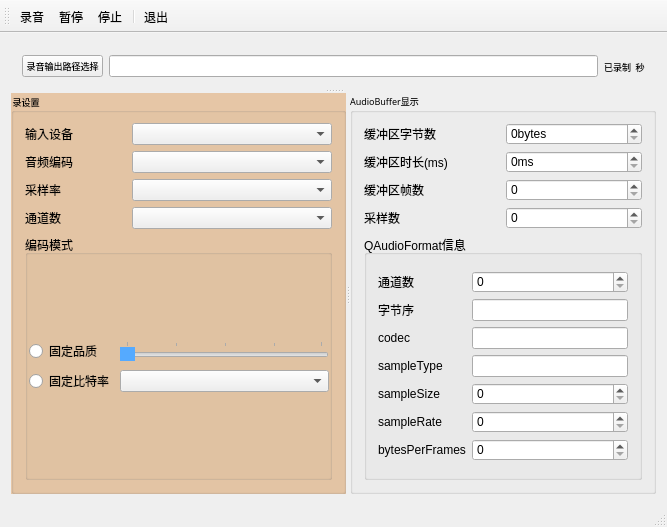
<?xml version="1.0" encoding="UTF-8"?>
<ui version="4.0">
 <class>MainWindow</class>
 <widget class="QMainWindow" name="MainWindow">
  <property name="geometry">
   <rect>
    <x>0</x>
    <y>0</y>
    <width>667</width>
    <height>527</height>
   </rect>
  </property>
  <property name="font">
   <font>
    <family>Sarasa UI SC</family>
   </font>
  </property>
  <property name="windowTitle">
   <string>MainWindow</string>
  </property>
  <property name="styleSheet">
   <string notr="true">QWideget#centralWidget{
	background-color : rgb(255, 170, 127);
}
QLineEdit#lineEdit:hover{
	color:rgb(85, 255, 0);
	background-color:rgb(0, 85, 255)
}
QGroupBox#groupBox{
	
	font: 7pt &quot;更纱黑体 UI SC&quot;;
		background-color:rgb(230, 198, 166);
}
QLabel
{
	
	font: 7pt &quot;更纱黑体 UI SC&quot;;
}
QRadioButton
{
	font: 7pt &quot;更纱黑体 UI SC&quot;;
}</string>
  </property>
  <widget class="QWidget" name="centralWidget">
   <property name="styleSheet">
    <string notr="true"/>
   </property>
   <layout class="QVBoxLayout" name="verticalLayout_5">
    <item>
     <widget class="QSplitter" name="splitter_2">
      <property name="orientation">
       <enum>Qt::Vertical</enum>
      </property>
      <widget class="QWidget" name="horizontalLayoutWidget">
       <layout class="QHBoxLayout" name="horizontalLayout">
        <item>
         <widget class="QPushButton" name="btnGetFile">
          <property name="font">
           <font>
            <pointsize>7</pointsize>
           </font>
          </property>
          <property name="text">
           <string>录音输出路径选择</string>
          </property>
         </widget>
        </item>
        <item>
         <widget class="QLineEdit" name="lineEditOutPutFile"/>
        </item>
        <item>
         <widget class="QLabel" name="labTime">
          <property name="font">
           <font>
            <family>更纱黑体 UI SC</family>
            <pointsize>7</pointsize>
            <weight>50</weight>
            <italic>false</italic>
            <bold>false</bold>
           </font>
          </property>
          <property name="text">
           <string>已录制  秒</string>
          </property>
         </widget>
        </item>
       </layout>
      </widget>
      <widget class="QSplitter" name="splitter">
       <property name="orientation">
        <enum>Qt::Horizontal</enum>
       </property>
       <widget class="QGroupBox" name="groupBox">
        <property name="font">
         <font>
          <family>更纱黑体 UI SC</family>
          <pointsize>7</pointsize>
          <weight>50</weight>
          <italic>false</italic>
          <bold>false</bold>
         </font>
        </property>
        <property name="title">
         <string>录设置</string>
        </property>
        <property name="flat">
         <bool>true</bool>
        </property>
        <layout class="QVBoxLayout" name="verticalLayout_2">
         <item>
          <layout class="QGridLayout" name="gridLayout">
           <item row="0" column="0">
            <widget class="QLabel" name="label">
             <property name="text">
              <string>输入设备</string>
             </property>
            </widget>
           </item>
           <item row="1" column="0">
            <widget class="QLabel" name="label_2">
             <property name="text">
              <string>音频编码</string>
             </property>
            </widget>
           </item>
           <item row="2" column="1">
            <widget class="QComboBox" name="comboBoxSampleRate">
             <property name="sizePolicy">
              <sizepolicy hsizetype="Minimum" vsizetype="Fixed">
               <horstretch>0</horstretch>
               <verstretch>0</verstretch>
              </sizepolicy>
             </property>
             <property name="minimumSize">
              <size>
               <width>200</width>
               <height>0</height>
              </size>
             </property>
            </widget>
           </item>
           <item row="1" column="1">
            <widget class="QComboBox" name="comboBoxCodec">
             <property name="sizePolicy">
              <sizepolicy hsizetype="Minimum" vsizetype="Fixed">
               <horstretch>0</horstretch>
               <verstretch>0</verstretch>
              </sizepolicy>
             </property>
             <property name="minimumSize">
              <size>
               <width>200</width>
               <height>0</height>
              </size>
             </property>
            </widget>
           </item>
           <item row="2" column="0">
            <widget class="QLabel" name="label_3">
             <property name="text">
              <string>采样率</string>
             </property>
            </widget>
           </item>
           <item row="0" column="1">
            <widget class="QComboBox" name="comboBoxAudioInput">
             <property name="sizePolicy">
              <sizepolicy hsizetype="Minimum" vsizetype="Fixed">
               <horstretch>0</horstretch>
               <verstretch>0</verstretch>
              </sizepolicy>
             </property>
             <property name="minimumSize">
              <size>
               <width>200</width>
               <height>0</height>
              </size>
             </property>
            </widget>
           </item>
           <item row="3" column="0">
            <widget class="QLabel" name="label_4">
             <property name="text">
              <string>通道数</string>
             </property>
            </widget>
           </item>
           <item row="3" column="1">
            <widget class="QComboBox" name="comboBoxChannelCount">
             <property name="sizePolicy">
              <sizepolicy hsizetype="Minimum" vsizetype="Fixed">
               <horstretch>0</horstretch>
               <verstretch>0</verstretch>
              </sizepolicy>
             </property>
             <property name="minimumSize">
              <size>
               <width>200</width>
               <height>0</height>
              </size>
             </property>
            </widget>
           </item>
          </layout>
         </item>
         <item>
          <widget class="QGroupBox" name="groupBox_2">
           <property name="sizePolicy">
            <sizepolicy hsizetype="Preferred" vsizetype="Minimum">
             <horstretch>0</horstretch>
             <verstretch>0</verstretch>
            </sizepolicy>
           </property>
           <property name="title">
            <string>编码模式</string>
           </property>
           <property name="flat">
            <bool>true</bool>
           </property>
           <layout class="QVBoxLayout" name="verticalLayout">
            <property name="leftMargin">
             <number>1</number>
            </property>
            <property name="rightMargin">
             <number>0</number>
            </property>
            <item>
             <layout class="QGridLayout" name="gridLayout_2">
              <item row="0" column="0">
               <widget class="QRadioButton" name="radioBtnQuality">
                <property name="text">
                 <string>固定品质</string>
                </property>
               </widget>
              </item>
              <item row="0" column="1">
               <widget class="QSlider" name="sliderQuality">
                <property name="styleSheet">
                 <string notr="true">::handle{
	background-color:rgb(85, 170, 255);


}</string>
                </property>
                <property name="orientation">
                 <enum>Qt::Horizontal</enum>
                </property>
                <property name="tickPosition">
                 <enum>QSlider::TicksAbove</enum>
                </property>
                <property name="tickInterval">
                 <number>25</number>
                </property>
               </widget>
              </item>
              <item row="1" column="0">
               <widget class="QRadioButton" name="radioBtnBitRate">
                <property name="text">
                 <string>固定比特率</string>
                </property>
               </widget>
              </item>
              <item row="1" column="1">
               <widget class="QComboBox" name="comboBoxBytesPerFrame">
                <property name="sizePolicy">
                 <sizepolicy hsizetype="Minimum" vsizetype="Fixed">
                  <horstretch>0</horstretch>
                  <verstretch>0</verstretch>
                 </sizepolicy>
                </property>
                <property name="minimumSize">
                 <size>
                  <width>150</width>
                  <height>0</height>
                 </size>
                </property>
               </widget>
              </item>
             </layout>
            </item>
           </layout>
          </widget>
         </item>
        </layout>
       </widget>
       <widget class="QGroupBox" name="groupBox_3">
        <property name="font">
         <font>
          <family>Sarasa UI SC</family>
          <pointsize>7</pointsize>
          <weight>50</weight>
          <italic>false</italic>
          <bold>false</bold>
         </font>
        </property>
        <property name="styleSheet">
         <string notr="true">font: 7pt &quot;Sarasa UI SC&quot;;</string>
        </property>
        <property name="title">
         <string>AudioBuffer显示</string>
        </property>
        <layout class="QVBoxLayout" name="verticalLayout_4">
         <item>
          <layout class="QGridLayout" name="gridLayout_3">
           <item row="0" column="1">
            <widget class="QSpinBox" name="spinBoxByteCounts">
             <property name="suffix">
              <string>bytes</string>
             </property>
             <property name="maximum">
              <number>99999</number>
             </property>
            </widget>
           </item>
           <item row="1" column="0">
            <widget class="QLabel" name="label_7">
             <property name="text">
              <string>缓冲区时长(ms)</string>
             </property>
            </widget>
           </item>
           <item row="0" column="0">
            <widget class="QLabel" name="label_6">
             <property name="text">
              <string>缓冲区字节数</string>
             </property>
            </widget>
           </item>
           <item row="1" column="1">
            <widget class="QSpinBox" name="spinBoxDuration">
             <property name="suffix">
              <string>ms</string>
             </property>
             <property name="maximum">
              <number>99999</number>
             </property>
            </widget>
           </item>
           <item row="2" column="1">
            <widget class="QSpinBox" name="spinBoxBufferFrames">
             <property name="maximum">
              <number>99999</number>
             </property>
            </widget>
           </item>
           <item row="2" column="0">
            <widget class="QLabel" name="label_8">
             <property name="text">
              <string>缓冲区帧数</string>
             </property>
            </widget>
           </item>
           <item row="3" column="0">
            <widget class="QLabel" name="label_9">
             <property name="text">
              <string>采样数</string>
             </property>
            </widget>
           </item>
           <item row="3" column="1">
            <widget class="QSpinBox" name="spinBoxSampleCounts">
             <property name="maximum">
              <number>99999</number>
             </property>
            </widget>
           </item>
          </layout>
         </item>
         <item>
          <widget class="QGroupBox" name="groupBox_4">
           <property name="title">
            <string>QAudioFormat信息</string>
           </property>
           <layout class="QVBoxLayout" name="verticalLayout_3">
            <item>
             <layout class="QGridLayout" name="gridLayout_4">
              <item row="2" column="0">
               <widget class="QLabel" name="label_12">
                <property name="text">
                 <string>codec</string>
                </property>
               </widget>
              </item>
              <item row="4" column="0">
               <widget class="QLabel" name="label_18">
                <property name="text">
                 <string>sampleSize</string>
                </property>
               </widget>
              </item>
              <item row="4" column="1">
               <widget class="QSpinBox" name="spinBoxSampleSize">
                <property name="maximum">
                 <number>99999</number>
                </property>
               </widget>
              </item>
              <item row="5" column="0">
               <widget class="QLabel" name="label_19">
                <property name="text">
                 <string>sampleRate</string>
                </property>
               </widget>
              </item>
              <item row="5" column="1">
               <widget class="QSpinBox" name="spinBoxSampleRate">
                <property name="maximum">
                 <number>99999</number>
                </property>
               </widget>
              </item>
              <item row="3" column="0">
               <widget class="QLabel" name="label_13">
                <property name="text">
                 <string>sampleType</string>
                </property>
               </widget>
              </item>
              <item row="2" column="1">
               <widget class="QLineEdit" name="lineEditCodex"/>
              </item>
              <item row="3" column="1">
               <widget class="QLineEdit" name="lineEditSampleType"/>
              </item>
              <item row="1" column="1">
               <widget class="QLineEdit" name="lineEditByteOrder"/>
              </item>
              <item row="0" column="0">
               <widget class="QLabel" name="label_10">
                <property name="text">
                 <string>通道数</string>
                </property>
               </widget>
              </item>
              <item row="0" column="1">
               <widget class="QSpinBox" name="spinBoxChannels">
                <property name="maximum">
                 <number>99999</number>
                </property>
               </widget>
              </item>
              <item row="1" column="0">
               <widget class="QLabel" name="label_11">
                <property name="text">
                 <string>字节序</string>
                </property>
               </widget>
              </item>
              <item row="6" column="0">
               <widget class="QLabel" name="label_20">
                <property name="text">
                 <string>bytesPerFrames</string>
                </property>
               </widget>
              </item>
              <item row="6" column="1">
               <widget class="QSpinBox" name="spinBoxBytesPerFrame">
                <property name="maximum">
                 <number>99999</number>
                </property>
               </widget>
              </item>
             </layout>
            </item>
           </layout>
          </widget>
         </item>
        </layout>
       </widget>
      </widget>
     </widget>
    </item>
   </layout>
  </widget>
  <widget class="QMenuBar" name="menuBar">
   <property name="geometry">
    <rect>
     <x>0</x>
     <y>0</y>
     <width>667</width>
     <height>26</height>
    </rect>
   </property>
  </widget>
  <widget class="QToolBar" name="mainToolBar">
   <attribute name="toolBarArea">
    <enum>TopToolBarArea</enum>
   </attribute>
   <attribute name="toolBarBreak">
    <bool>false</bool>
   </attribute>
   <addaction name="actStart"/>
   <addaction name="actPause"/>
   <addaction name="actStop"/>
   <addaction name="separator"/>
   <addaction name="actExit"/>
  </widget>
  <widget class="QStatusBar" name="statusBar"/>
  <action name="actStart">
   <property name="text">
    <string>录音</string>
   </property>
  </action>
  <action name="actPause">
   <property name="text">
    <string>暂停</string>
   </property>
  </action>
  <action name="actStop">
   <property name="text">
    <string>停止</string>
   </property>
  </action>
  <action name="actExit">
   <property name="text">
    <string>退出</string>
   </property>
  </action>
 </widget>
 <layoutdefault spacing="6" margin="11"/>
 <resources/>
 <connections/>
</ui>
